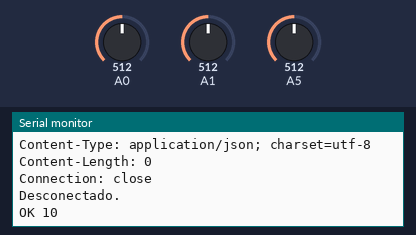
Simulated run of this sketch. Board: Arduino Uno, built with avr-gcc and run on an emulated ATmega328P. On the bench: the last lines printed to the serial monitor. The inputs (shaded band) are chosen by the test bench; at power-on: A0 = 512, A5 = 512, A1 = 512. WiFi joins after 1.5 s; servers stay silent unless stated; uploads are accepted with an empty reply; random numbers use the default seed unless the sketch sets one.

Above: at 8.2 s.
8.3 s: A0 set to 525
At 9.37 s:
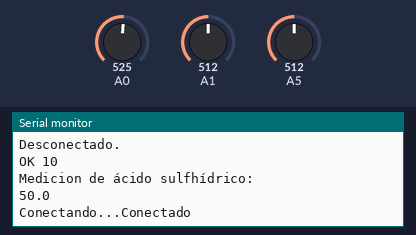
13.0 s: A0 set to 498
At 15.9 s:
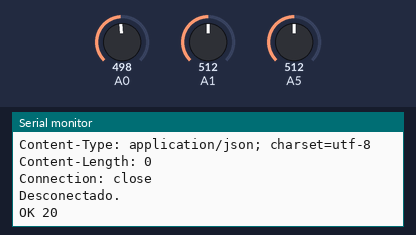
26.9 s: A5 set to 542
At 30.8 s:
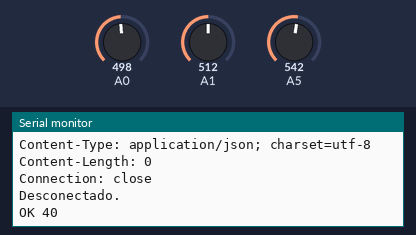
Timing chart, 0 to 32.3 s (numbered marks = the images above; inputs shaded):
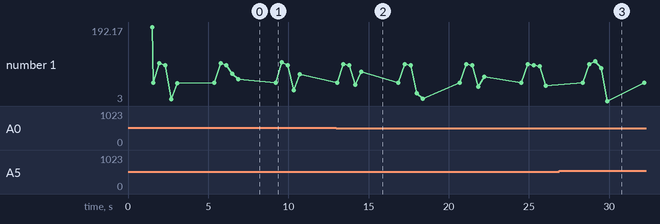

Measured:
- the behaviour switches between 512 and 511 on A0 (found by bisection; images 1 and 2)
- after the input at 13.0 s, the serial monitor: prints a new line after 0.43 s (image 2)
- after the input at 26.9 s, the serial monitor: prints a new line after 2.2 s (image 3)

The sketch:

final1.ino
```cpp
//Variable donde almacenaremos el valor del potenciometro
#include <SPI.h>
#include <Ethernet.h>
#include <OneWire.h>
float valorAzufre;
float valorSulf;
float valorGas;
int DS18S20_Pin = 2;
OneWire ds(DS18S20_Pin);  // on digital pin 2
//MQ2 mq2(A5);

// Registrar la Mac para su proyecto.
// Ingrese la MAC de su shell, para obtenerla, puede acceder a: Archivo->Ejemplos->Ethernet->DhcpAdressPrinter.
byte mac[] = { 0x00, 0xAA, 0xBB, 0xCC, 0xDE, 0x02 };
char serverName[] = "10.58.17.144";    // name address of your domain

// Esta IP se asignará en caso de que el DHCP falle en asignar la ip al servidor
IPAddress ip(192,168,0,177);
int serverPort = 80;
EthernetClient client;
int totalCount = 0;
char pageAdd[64];

char tempString[] = "00.00";

// Setea el delay en milisegundos.
// 5 segundos.
#define delayMillis 1000UL

unsigned long thisMillis = 0;
unsigned long lastMillis = 0;

//DEFINIR DATOS SENSORES DHT11
// Incluimos librería

void setup() {
  //Inicializamos la comunicación serial
  Serial.begin(9600);

  //mq2.begin();

  // Iniciar ethernet
  Serial.println(F("Conectando a ethernet..."));
  if (Ethernet.begin(mac) == 0) {
    Serial.println("Falla en la configuración de DHCP");

    Ethernet.begin(mac, ip);
  }

  digitalWrite(10,HIGH);

  Serial.println(Ethernet.localIP());
  Serial.println(F("Listo"));

}

void loop() {

  calculoSulf();

  calculoAzufre();

  calculoGas();

  calculoLat();

  calculoLong();

  delay(2000);

}

void calculoSulf(){
// leemos del pin A0 valor
  valorSulf = analogRead(A1);

  //Imprimimos por el monitor serie
  float acidoSulf;

  acidoSulf = map(valorSulf, 0, 1023, 0, 100 ); //2 - 5 Normal 5 - 20 Advertencia 20 - 100 Peligro
  Serial.println("Medicion de ácido sulfhídrico: ");
  //Al método ftoa, se le envía el arreglo llamado tempString, el valor del sensor, cantidad de decimales
  Serial.println(ftoa(tempString,acidoSulf,0));
  //Se envian los datos a las API creadas en el servidor, asegurandose de que los datos sean los mismos que recibirá la página php
  //en la variable $arduino_data = $_GET['data_temperatura']; por ejemplo.
  sprintf(pageAdd,"/arduino/acidoSulf.php?acidoSulfValor=%s",ftoa(tempString,acidoSulf,0));

  if(!getPage(serverName,serverPort,pageAdd)) Serial.print(F("Falla"));
  else Serial.print(F("OK "));
  totalCount++;
  Serial.println(totalCount,DEC);

}

void calculoAzufre(){

// leemos del pin A0 valor
  valorAzufre = analogRead(A0);

  //Imprimimos por el monitor serie
  float azufre;

  azufre = map(valorAzufre, 0, 1023, 0, 200 ); //0.5-2 Normal 2 - 100 Advertencia 100 - 200 Peligro
  Serial.println("Medicion de dióxido de azufre: ");
  //Al método ftoa, se le envía el arreglo llamado tempString, el valor del sensor, cantidad de decimales
  Serial.println(ftoa(tempString,azufre,0));
  //Se envian los datos a las API creadas en el servidor, asegurandose de que los datos sean los mismos que recibirá la página php
  //en la variable $arduino_data = $_GET['data_temperatura']; por ejemplo.
  sprintf(pageAdd,"/arduino/azufre.php?azufreValor=%s",ftoa(tempString,azufre,0));

  if(!getPage(serverName,serverPort,pageAdd)) Serial.print(F("Falla"));
  else Serial.print(F("OK "));
  totalCount++;
  Serial.println(totalCount,DEC);

}

void calculoGas(){

// leemos del pin A0 valor
  valorGas = analogRead(A5);

  //Imprimimos por el monitor serie
  float gas;

  gas = map(valorGas, 0, 1023, -65, 255 ); //0-10 Normal 10 - 20 Advertencia 20 - 255 Peligro

// leemos del pin A5 valor
  //float gas = mq2.readLPG();
  Serial.println("Medicion de gas: ");
  //Al método ftoa, se le envía el arreglo llamado tempString, el valor del sensor, cantidad de decimales
  Serial.println(ftoa(tempString,gas,0));
  //Se envian los datos a las API creadas en el servidor, asegurandose de que los datos sean los mismos que recibirá la página php
  //en la variable $arduino_data = $_GET['data_temperatura']; por ejemplo.
  sprintf(pageAdd,"/arduino/gas.php?gasValor=%s",ftoa(tempString,gas,0));

  if(!getPage(serverName,serverPort,pageAdd)) Serial.print(F("Falla"));
  else Serial.print(F("OK "));
  totalCount++;
  Serial.println(totalCount,DEC);

}

void calculoLat(){

  //Imprimimos por el monitor serie
  float lat;

  lat = random(0, 100); //0-10 Normal 10 - 20 Advertencia 20 - 255 Peligro

// leemos del pin A5 valor
  //float lat = mq2.readLPG();
  Serial.println("Medicion de latitud: ");
  //Al método ftoa, se le envía el arreglo llamado tempString, el valor del sensor, cantidad de decimales
  Serial.println(ftoa(tempString,lat,0));
  //Se envian los datos a las API creadas en el servidor, asegurandose de que los datos sean los mismos que recibirá la página php
  //en la variable $arduino_data = $_GET['data_temperatura']; por ejemplo.
  sprintf(pageAdd,"/arduino/latitud.php?latValor=%s",ftoa(tempString,lat,0));

  if(!getPage(serverName,serverPort,pageAdd)) Serial.print(F("Falla"));
  else Serial.print(F("OK "));
  totalCount++;
  Serial.println(totalCount,DEC);

}

void calculoLong(){

  //Imprimimos por el monitor serie
  float longitud;

  longitud = random(0, 100); //0-10 Normal 10 - 20 Advertencia 20 - 255 Peligro

// leemos del pin A5 valor
  //float longitud = mq2.readLPG();
  Serial.println("Medicion de longitud: ");
  //Al método ftoa, se le envía el arreglo llamado tempString, el valor del sensor, cantidad de decimales
  Serial.println(ftoa(tempString,longitud,0));
  //Se envian los datos a las API creadas en el servidor, asegurandose de que los datos sean los mismos que recibirá la página php
  //en la variable $arduino_data = $_GET['data_temperatura']; por ejemplo.
  sprintf(pageAdd,"/arduino/longitud.php?longValor=%s",ftoa(tempString,longitud,0));

  if(!getPage(serverName,serverPort,pageAdd)) Serial.print(F("Falla"));
  else Serial.print(F("OK "));
  totalCount++;
  Serial.println(totalCount,DEC);

}


//Método que obiene la dirección de la página en la API que permite enviar los datos.
byte getPage(char *ipBuf,int thisPort, char *page)
{
  int inChar;
  char outBuf[128];

  Serial.print(F("Conectando..."));

  if(client.connect(ipBuf,thisPort))
  {
    Serial.println(F("Conectado"));

    sprintf(outBuf,"GET %s HTTP/1.1",page);
    client.println(outBuf);
    sprintf(outBuf,"Host: %s",serverName);
    client.println(outBuf);
    client.println(F("Connection: close\r\n"));
  }
  else
  {
    Serial.println(F("failed"));
    return 0;
  }

  // Este loop controla si el hardware de desconecta
  int connectLoop = 0;

  while(client.connected())
  {
    while(client.available())
    {
      inChar = client.read();
      Serial.write(inChar);
      // Si hay nuevos paquetes, se reinicia el contador
      connectLoop = 0;
    }

    connectLoop++;

    // si el loop tiene más de 10 segundos.
    if(connectLoop > 10000)
    {
      // Entonces cierra la conección por tiempo.
      Serial.println();
      Serial.println(F("Timeout"));
      client.stop();
    }

    delay(1);
  }

  Serial.println();

  Serial.println(F("Desconectado."));

  client.stop();

  return 1;
}

//Este código permite convertir los valores del sensor a string para su interpretación como valor al ser enviado a la API en PHP.
char *ftoa(char *a, double f, int precision)
{
  long p[] = {0,10,100,1000,10000,100000,1000000,10000000,100000000};
  char *ret = a;
  long heiltal = (long)f;
  itoa(heiltal, a, 10);
  while (*a != '\0') a++;
  *a++ = '.';
  long desimal = abs((long)((f - heiltal) * p[precision]));
  itoa(desimal, a, 10);
  return ret;
}
```
